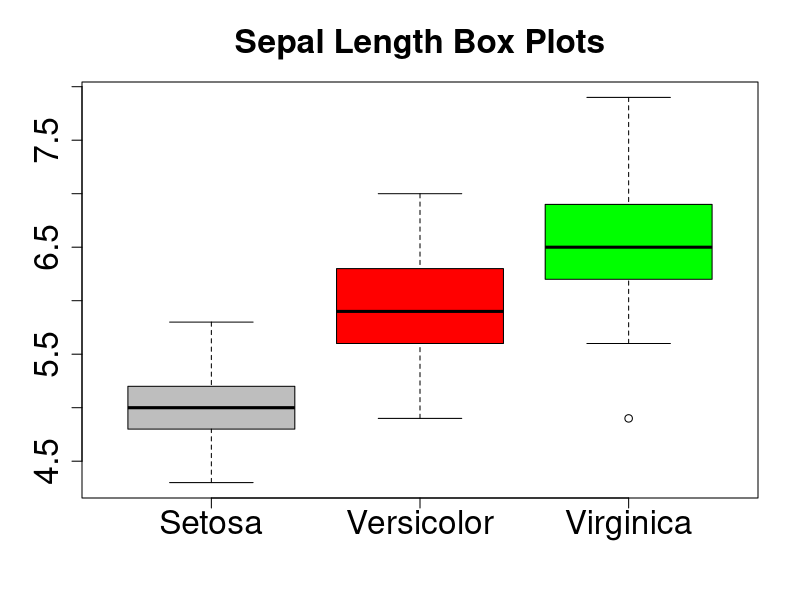
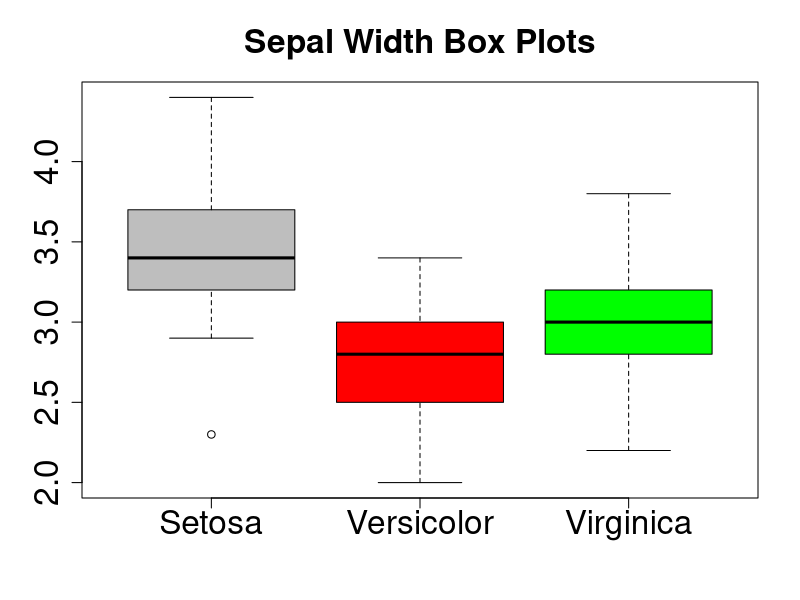
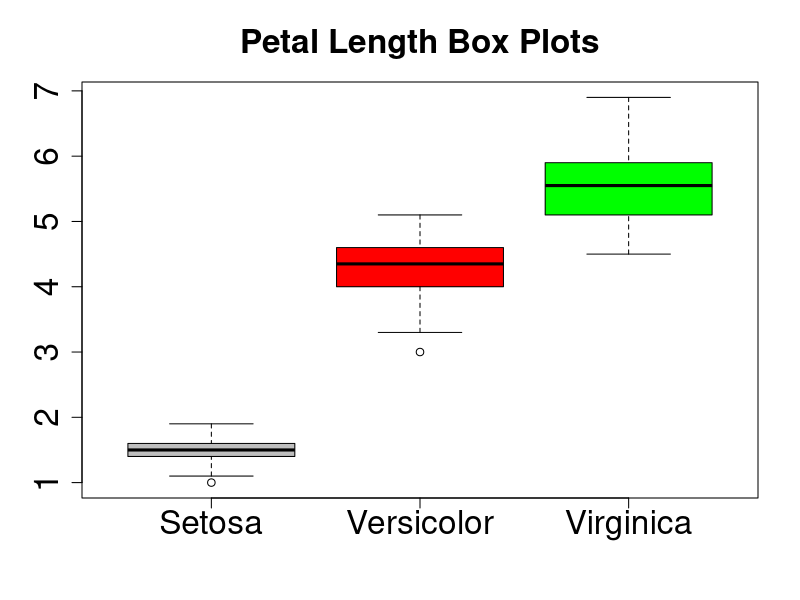
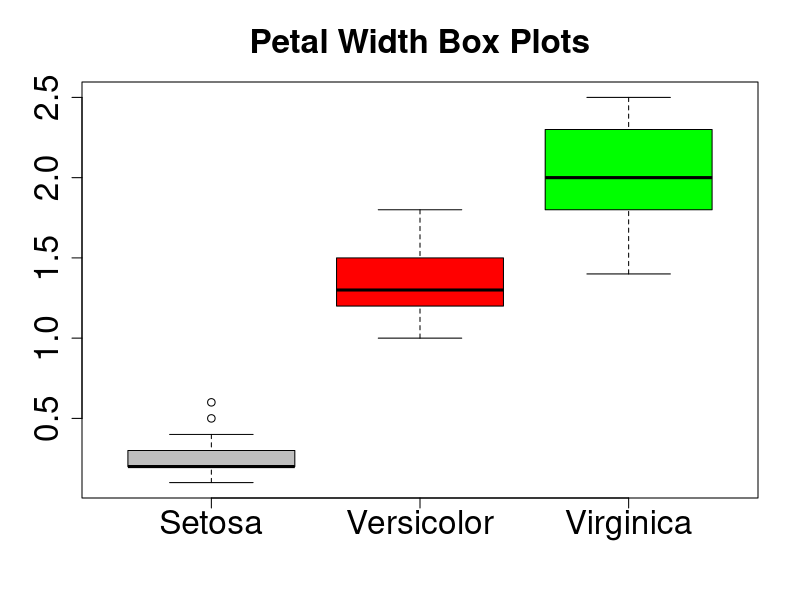

These charts were generated, in order, by the following R code:
# Program Name: Boxplot.R
# Create boxplots for all features in the Iris dataset

 # Multi-graph per boxplot explaination: 
 # https://www.geeksforgeeks.org/plot-multiple-boxplots-in-one-graph-in-r/
  # we decided to put them in graphs together to save space in paper.

# for multiple data plots, the data needs to be "framed"
# I believe that means we take 3 sets of data and just
# staple them together in a special way.
# From the looks of it, the data is already organised in a useful way

# step 1: load data
data(iris)

## step 1.5: Prepare colors
colors <- c("grey", "red", "green") ## the c is needed

# step 2: chop up data and reformat
  # it seems the easiest way to do this is to manually extract the arrays
  # first grab subsett for flower, then grab the (column?) for sepal length
SLenData <- data.frame (
  Setosa = subset(iris, Species ==     "setosa")$Sepal.Length,   
  ## sepal lengths for Iris Setosa
  Versicolor = subset(iris, Species == "versicolor")$Sepal.Length,  
  ## S-lengths for Iris Versicolor
  Virginica = subset(iris, Species == "virginica")$Sepal.Length
  ## S-lengths for Iris Virginica
)
# step 3: now that we have 3 data sets in one, box it!
boxplot(SLenData, col = colors, main = "Sepal Length Box Plots", cex.lab = 2, cex.main = 2, cex.axis = 2)

## now repeat 3 more times

############### SEPAL WIDTH
SWidthData <- data.frame (
  Setosa = subset(iris, Species ==     "setosa")$Sepal.Width,   
  ## sepal width for Iris Setosa
  Versicolor = subset(iris, Species == "versicolor")$Sepal.Width,  
  ## S-width for Iris Versicolor
  Virginica = subset(iris, Species == "virginica")$Sepal.Width
  ## S-width for Iris Virginica
)
boxplot(SWidthData, col = colors, main = "Sepal Width Box Plots", cex.lab = 2, cex.main = 2, cex.axis = 2)


################## now for petal length
PLenData <- data.frame (
  Setosa = subset(iris, Species ==     "setosa")$Petal.Length,   
  ## petal length for Iris Setosa
  Versicolor = subset(iris, Species == "versicolor")$Petal.Length,  
  ## P-Length for Iris Versicolor
  Virginica = subset(iris, Species == "virginica")$Petal.Length
  ## P-Length for Iris Virginica
)
boxplot(PLenData, col = colors, main = "Petal Length Box Plots", cex.lab = 2, cex.main = 2, cex.axis = 2)


####### petal width
PWidthData <- data.frame (
  Setosa = subset(iris, Species ==     "setosa")$Petal.Width,   
  ## Petal width for Iris Setosa
  Versicolor = subset(iris, Species == "versicolor")$Petal.Width,  
  ## P-width for Iris Versicolor
  Virginica = subset(iris, Species == "virginica")$Petal.Width
  ## P-width for Iris Virginica
)
boxplot(PWidthData, col = colors, main = "Petal Width Box Plots", cex.lab = 2, cex.main = 2, cex.axis = 2)


